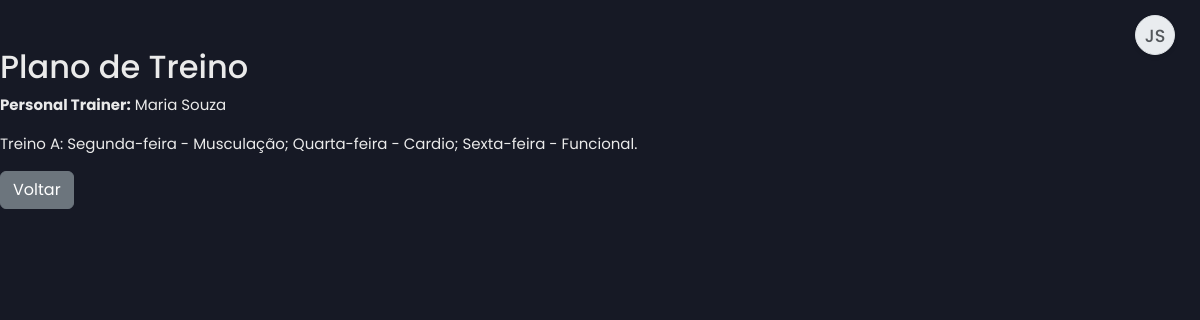
/workout_plan.php (signed in), run on the app's committed database.
### tables this page shows
CREATE TABLE `users` (
  `id` int(11) NOT NULL,
  `name` varchar(100) NOT NULL,
  `email` varchar(100) NOT NULL,
  `numero_telemovel` varchar(25) DEFAULT NULL COMMENT 'Número de telemóvel do utilizador',
  `password` varchar(255) NOT NULL,
  `role` enum('client','trainer','nutritionist','admin') NOT NULL,
  `token` varchar(255) DEFAULT NULL,
  `reset_token` varchar(255) DEFAULT NULL,
  `reset_token_expires_at` datetime DEFAULT NULL,
  `first_login` tinyint(1) NOT NULL DEFAULT 1,
  `created_at` timestamp NOT NULL DEFAULT current_timestamp(),
  `profile_picture` varchar(255) DEFAULT NULL
);

CREATE TABLE `workout_plans` (
  `id` int(11) NOT NULL,
  `client_id` int(11) NOT NULL,
  `trainer_id` int(11) NOT NULL,
  `plan_details` text NOT NULL,
  `created_at` timestamp NOT NULL DEFAULT current_timestamp(),
  `is_active` tinyint(1) DEFAULT 0
);

### workout_plan.php (the view, shortened to what this page needs)
<?php
include 'db.php';
include 'header.php';
?>
<div class="container mt-5">
    <h2>Plano de Treino</h2>
    <?php
    $stmt = $pdo->prepare("SELECT wp.plan_details, u.name AS trainer_name
                           FROM workout_plans wp
                           JOIN users u ON wp.trainer_id = u.id
                           WHERE wp.client_id = ?");
    $stmt->execute([$_SESSION['user_id']]);
    $workout_plan = $stmt->fetch();
    if ($workout_plan) {
        echo "<p><strong>Personal Trainer:</strong> " . htmlspecialchars($workout_plan['trainer_name']) . "</p>";
        echo "<p>" . nl2br(htmlspecialchars($workout_plan['plan_details'])) . "</p>";
    } else {
        echo "<p>Nenhum plano de treino disponível.</p>";
    }
    ?>
    <a href="dashboard.php" class="btn btn-secondary">Voltar</a>
</div>
<?php
include 'footer.php';
?>

### assets/css/dashboard_cliente.css (style rules this page uses)
:root { --bg-dark-primary: #161925; --bg-dark-secondary: #232A44; --text-light: #EAEAEA; --text-muted: #A0A0B0; --accent-color: #7B4BFF; --accent-color-hover: #6a3ffb; --border-color: #3a3f58; --sidebar-width: 260px; --sidebar-width-collapsed: 80px; --font-family: 'Poppins', sans-serif; }
body.dashboard-body { background-color: var(--bg-dark-primary); color: var(--text-light); font-family: var(--font-family); margin: 0; padding: 0; display: flex; min-height: 100vh; font-size: 15px; }
.container, .container-fluid, .container-lg, .container-md, .container-sm, .container-xl, .container-xxl { padding-left: 0; padding-right: 0; max-width: 100%; }

### assets/css/personalizacao_chat.css (style rules this page uses)
:root { --chat-bg: #FFFFFF; --chat-text: #000000; --chat-border: #D1D1D6; --chat-messages-bg: #FFFFFF; --chat-input-area-bg: #F8F9FA; --chat-input-bg: #FFFFFF; --chat-placeholder-text: #8A8A8E; --chat-sent-bg: #007AFF; --chat-sent-bg-rgb: 0, 122, 255; --chat-sent-text: #FFFFFF; --chat-received-bg: #E5E5EA; --chat-received-text: #000000; --chat-timestamp-sent: #d1eaff; --chat-timestamp-received: #6c757d; }

### data on the page
users: name "Maria Souza"
workout_plans: plan_details "Treino A: Segunda-feira - Musculação; Quarta-feira - Cardio; Sexta-feira - Funcional."

### other printed values
$user_name_initials "JS"
